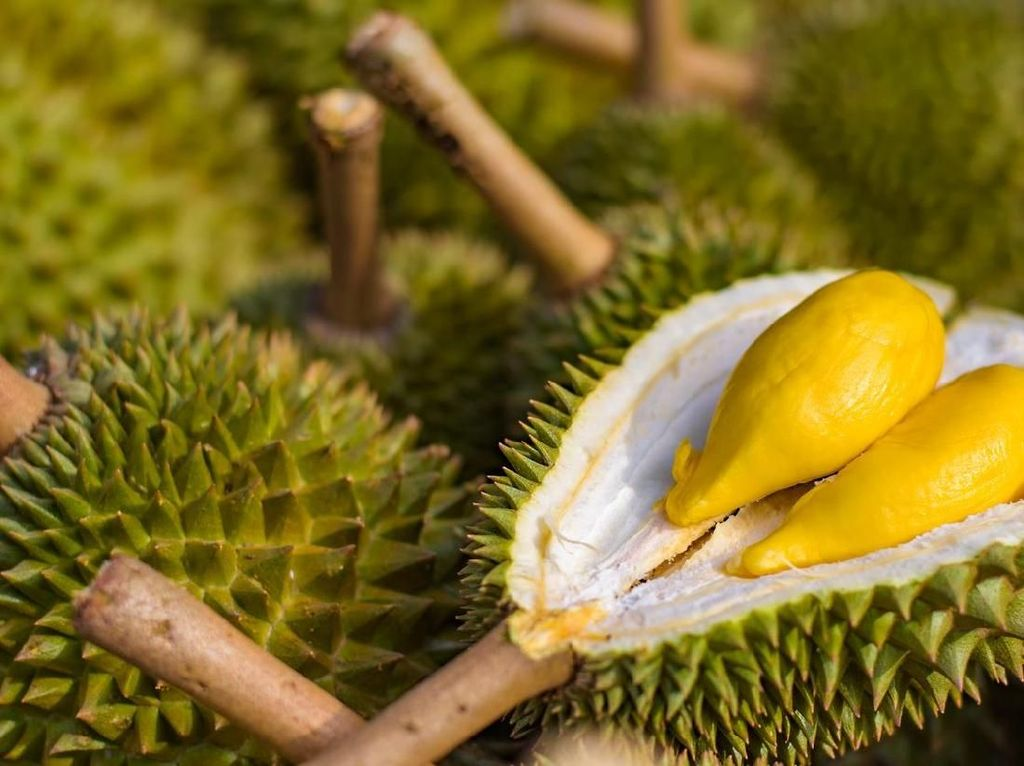
#> input picture utils/durian.jpeg, 1024 x 766 px
$ python -i glomerulus.py   (imports and definitions only)
#> lines starting #> are read from the running program, lines starting #| are printed output that depends on the picture; after the words box and inside, x2 and y2 are one past the last pixel; in counts of white or black regions, pixels touching at a corner belong together
### utils/threshold.py
import cv2
import numpy as np

from .gray_scale import grayScale as gray #from gray_scale

def monoChrome(img, fromCV2 = True, threshold = 127, invert = False):
    if fromCV2:
        try:
            channel = img.shape[2]
        except:
            channel = 1
        if channel == 3:
            grayImg = gray(img,fromCV2)
        elif channel == 1:
            grayImg = img
        mode = cv2.THRESH_BINARY_INV if invert else cv2.THRESH_BINARY
        newImg = cv2.threshold(grayImg, threshold, 255, mode)[1]
        return newImg

def truncate(img, threshold = 127):
    grayImg = gray(img, fromCV2 = True)
    return cv2.threshold(grayImg, threshold, 255, cv2.THRESH_TRUNC)[1]

def toZero(img, threshold = 127):
    grayImg = gray(img, fromCV2 = True)
    return cv2.threshold(grayImg, threshold, 255, cv2.THRESH_TOZERO)[1]

def toZeroInv(img, threshold = 127):
    grayImg = gray(img, fromCV2 = True)
    return cv2.threshold(grayImg, threshold, 255, cv2.THRESH_TOZERO_INV)[1]

def otsu(img, threshold = 127):
    grayImg = gray(img, fromCV2 = True)
    return cv2.threshold(grayImg, threshold, 255, cv2.THRESH_OTSU)[1]

def inRange(img, lower, upper):
    img = cv2.cvtColor(img, cv2.COLOR_BGR2HSV)
    return cv2.inRange(img, lower, upper)

### utils/histogram.py
import cv2
import numpy as np

from .gray_scale import grayScale as gray
from .img_converter import rgbgr

# [19 lines left out: functions hist, equalize, not called in this run]

def clahe(img, clip = 20, grid = (20,20)):
    varClahe = cv2.createCLAHE(clipLimit = clip , tileGridSize = grid)
    try:
        channel = img.shape[2]
    except:
        channel = 1
    if channel == 1:
        return varClahe.apply(img)
    else:
        return varClahe.apply(gray(img,True))

### utils/gray_scale.py
import os

import cv2
import numpy as np

def grayScale(img, fromCV2 = True):
    if fromCV2:
        newImg = cv2.cvtColor(img, cv2.COLOR_BGR2GRAY)
        return newImg.astype(np.uint8)
    else:
        height, width, channel = img.shape
        newImage = np.zeros(shape=(height,width,1))

        y = 0
        for piyel in img:
            x = 0
            for pixel in piyel:
                b,g,r = pixel
                newImage[y][x]=int( 0.11*b + 0.59*g + 0.3*r )
                x+=1
            y+=1

        return newImage.astype(np.uint8)

### utils/contours.py
import cv2
import numpy as np

def connected(img):
    return cv2.connectedComponents(img)

def contours(img, drawImg = [], draw = False, color = (255,255,0), thick = 5):
    contours, hierarchy = cv2.findContours(img, cv2.RETR_EXTERNAL, cv2.CHAIN_APPROX_SIMPLE)
    #print("Contour Area(s): ",conArea(contours))
    #print("Contour Perimeter(s): ",perimeter(contours, closed = True))
    #print("Contour Center(s): ", center(contours))
    if draw:
        newImg = drawImg.copy()
        newImg = cv2.drawContours(newImg, contours, -1, color, thickness= thick)
        return newImg
    return contours

def conArea(contours):
    areas = []
    for cnt in contours:
        areas.append(cv2.contourArea(cnt))
    return areas

# [16 lines left out: functions perimeter, center, not called in this run]

def erode(img, kernel = (5,5), itterations = 1):
    kernel = np.ones(kernel, np.uint8)
    return cv2.erode(img, kernel, itterations)

def dilate(img, kernel = (5,5), itterations = 3):
    kernel = np.ones(kernel, np.uint8)
    return cv2.dilate(img, kernel, itterations)

# [17 lines left out: functions opening, closing, gradient, not called in this run]

### utils/blur.py
import os

import cv2
import numpy as np

# [11 lines left out: functions blur, gauss, not called in this run]

def median(img, kernel=(5,5)):
    try:
        len(kernel)
        for i, kern in enumerate(kernel) :
            if kern % 2 == 0 :
                kernel[i] += 1
        kernel = kernel[0]
    except:
        pass

    return cv2.medianBlur(img, kernel).astype(np.uint8)

__all__ = ['blur,gauss,median']

### utils/glomerulus.py
import cv2
import numpy as np

from .blur import median
from .gray_scale import grayScale as gray
from .threshold import inRange, monoChrome
from .contours import contours, conArea, erode, dilate
from .histogram import clahe

def glomerulus(img):
    imgToMono = img.copy()
    for itter in range(0,5):
        imgToMono = median(imgToMono,(5,5))
    # maskGlom0 = inRange(imgToMono, (0,60,185),(7,255,255))
    maskGlom1 = inRange(imgToMono, (0,35,185),(7,255,255))
    imgToMono = clahe(imgToMono)
    imgToMono = erode(imgToMono,(3,3),3)
    imgToMono = dilate(imgToMono,(3,3),2)
    imgToMono = monoChrome(imgToMono)
    imgCont = contours(imgToMono)
    areas = conArea(imgCont)

    deviasis = {}
    devtotal = 0
    count = 0
    firstMean = cv2.mean(maskGlom1)
    #print("First Mean: ",firstMean)
    for i, area in enumerate(areas):
        if area > 30000 and area < 300000:
            mask = maskGlom1.copy()
            cv2.drawContours(mask, imgCont, i, 0, -1)
            mean = cv2.mean(mask)
            deviasi = firstMean[0] - mean[0]
            deviasis[i] = abs(deviasi)
            devtotal += abs(deviasi)
            count+=1
            #print("Mean%s: "%i, mean,"Deviasi: ", deviasi)
    rata = devtotal/count
    for x in deviasis:
        if deviasis[x] >= rata:
            img = cv2.drawContours(img, imgCont, x, color = (255,255,0), thickness = 3)
    return img

>>> import cv2
>>> picture = cv2.imread('durian.jpeg')
#> picture is the input picture: shape (766, 1024, 3); mean B, G, R 38.3, 109.7, 128.1
>>> result = glomerulus(picture)
#> in inRange, `img = cv2.cvtColor(img, cv2.COLOR_BGR2HSV)`: img: shape (766, 1024, 3); mean H, S, V 25.8, 194.5, 128.1
#> in inRange, `return cv2.inRange(img, lower, upper)`:
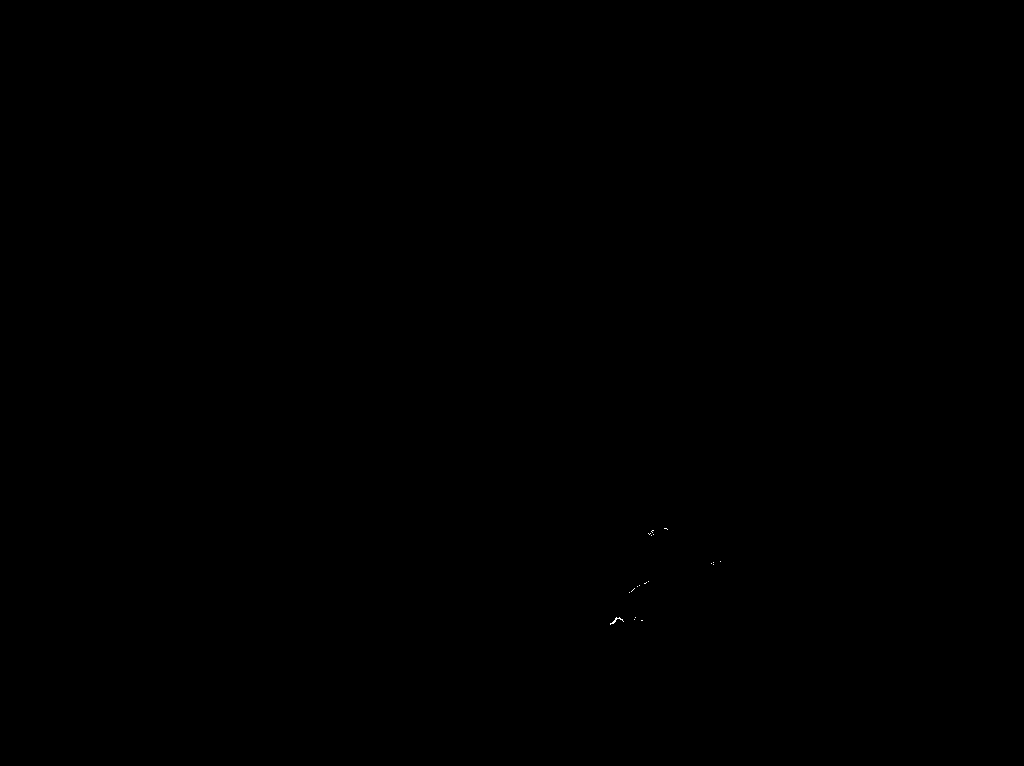
#> returned value: shape (766, 1024); 0.01% white in thin lines or dots, all inside (x1, y1, x2, y2) = (610, 528, 721, 625)
#> in grayScale, `newImg = cv2.cvtColor(img, cv2.COLOR_BGR2GRAY)`:
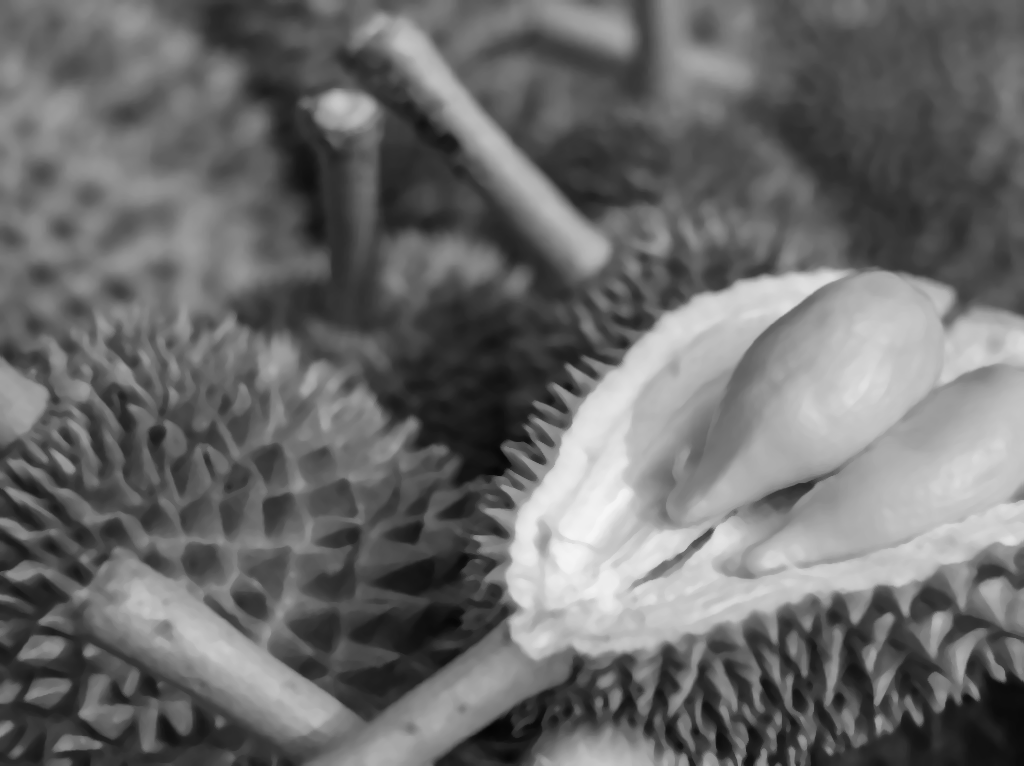
#> newImg: shape (766, 1024); min 4, max 245, mean 106.8
#> in erode, `return cv2.erode(img, kernel, itterations)`:
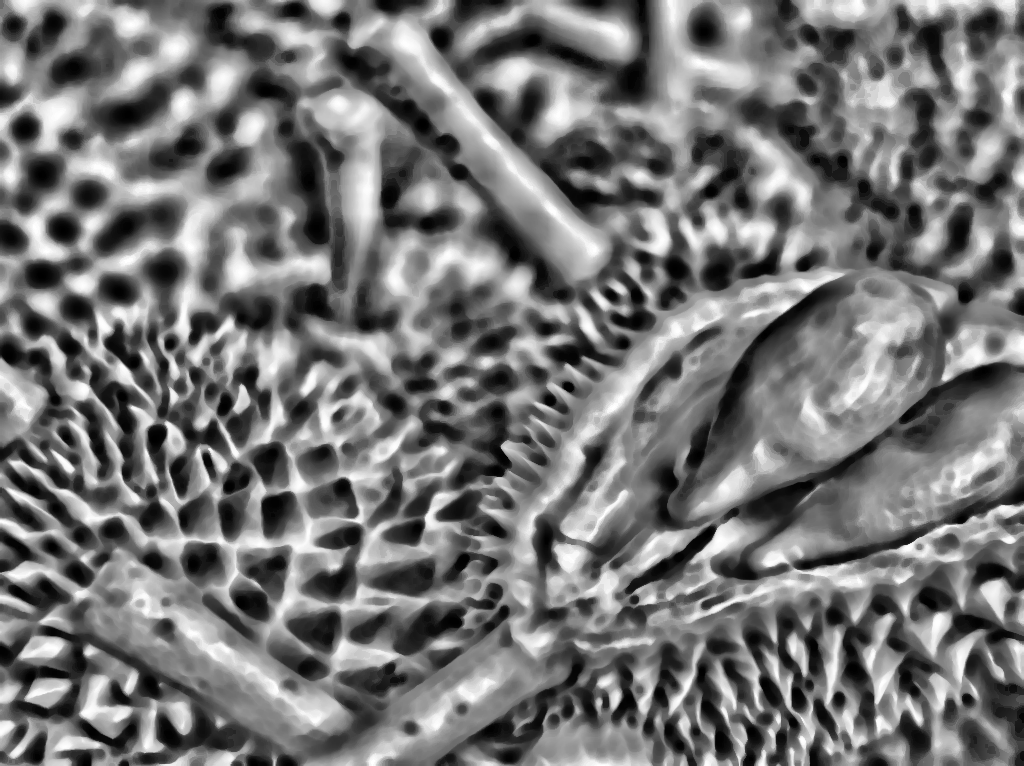
#> returned value: shape (766, 1024); min 0, max 255, mean 117.9
#> in monoChrome, `newImg = cv2.threshold(grayImg, threshold, 255, mode)[1]`:
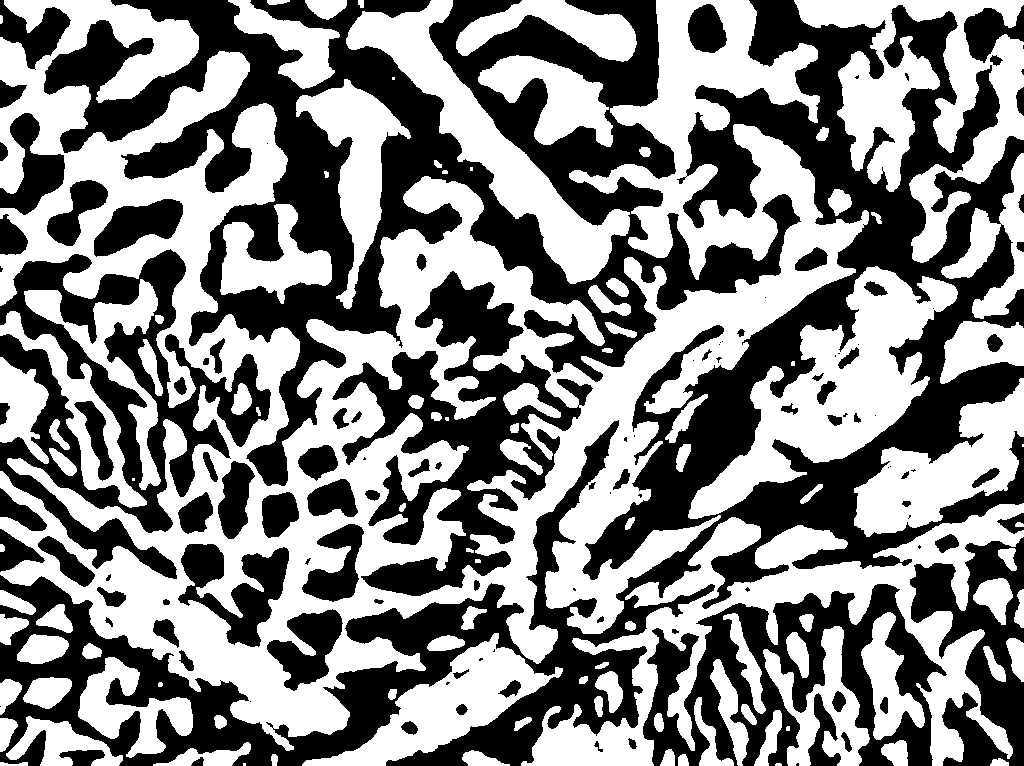
#> newImg: shape (766, 1024); 52% white; 119 black regions (37 under 20 px)
#> in contours, `contours, hierarchy = cv2.findContours(img, cv2.RETR_EXTERNAL, cv2.CHA..`: contours = 96 contours, 13 with area under 20; largest, box (x1, y1, x2, y2) and area: (0, 0, 869, 751) 250430, (521, 503, 1024, 766) 31633, (688, 266, 958, 519) 23218, (794, 0, 1024, 263) 21690, (346, 0, 630, 284) 16109
#> in glomerulus, `imgCont = contours(imgToMono)`: imgCont has the same summary as contours in contours
#> the loop in conArea, `for cnt in contours:` made 96 passes
#> cnt on passes 2, 54, 56: [[243, 763], [243, 765], [245, 765], [245, 763]], [[132, 478], [132, 480], [134, 480], [134, 478]], [[1022, 444], [1022, 446], [1023, 446], [1023, 444]]
#> after the loop in conArea, `for cnt in contours:`: areas = 96 values, max 250430.5 at index 95, min 2 at index 55, mean 4712.1
#> in glomerulus, `firstMean = cv2.mean(maskGlom1)`: firstMean = (0.0195, 0, 0, 0)
#> the loop in glomerulus, `for i, area in enumerate(areas):` made 96 passes
#> (area, mean, deviasi, devtotal, count) on pass 52: (31633, (0.0195, 0, 0, 0), 0, 0, 1)
#> (mean, deviasi, devtotal, count) on pass 96: ((0.014, 0, 0, 0), 0.00553, 0.00553, 2)
#> after the loop in glomerulus, `for i, area in enumerate(areas):`: mask: shape (766, 1024); 0.01% white in thin lines or dots, all inside (x1, y1, x2, y2) = (613, 528, 721, 624)
#> after the loop in glomerulus, `for i, area in enumerate(areas):`: count = 2; deviasis = {51: 0, 95: 0.00553}; devtotal = 0.00553
#> in glomerulus, `rata = devtotal/count`: rata = 0.00276
#> the loop in glomerulus, `for x in deviasis:` made 2 passes
#> x on passes 1 to 2: 51, 95
#> pass 2, in glomerulus, `img = cv2.drawContours(img, imgCont, x, color = (255,255,0), thickness..`:
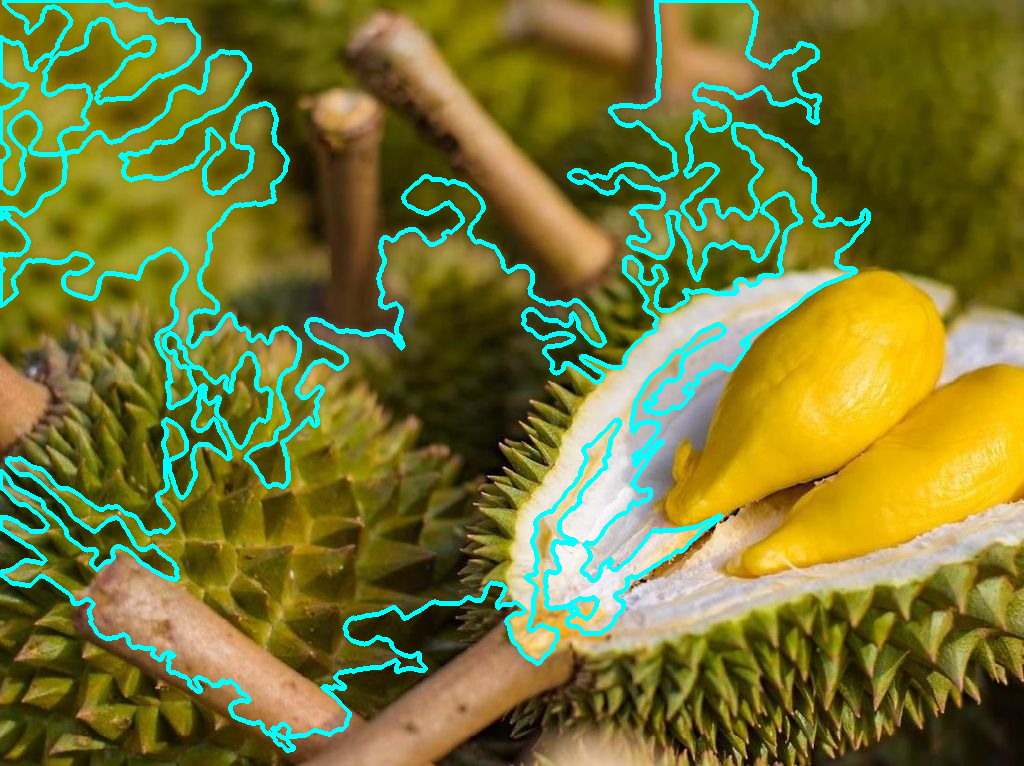
#> img: shape (766, 1024, 3); mean B, G, R 53.8, 119.9, 118.4
